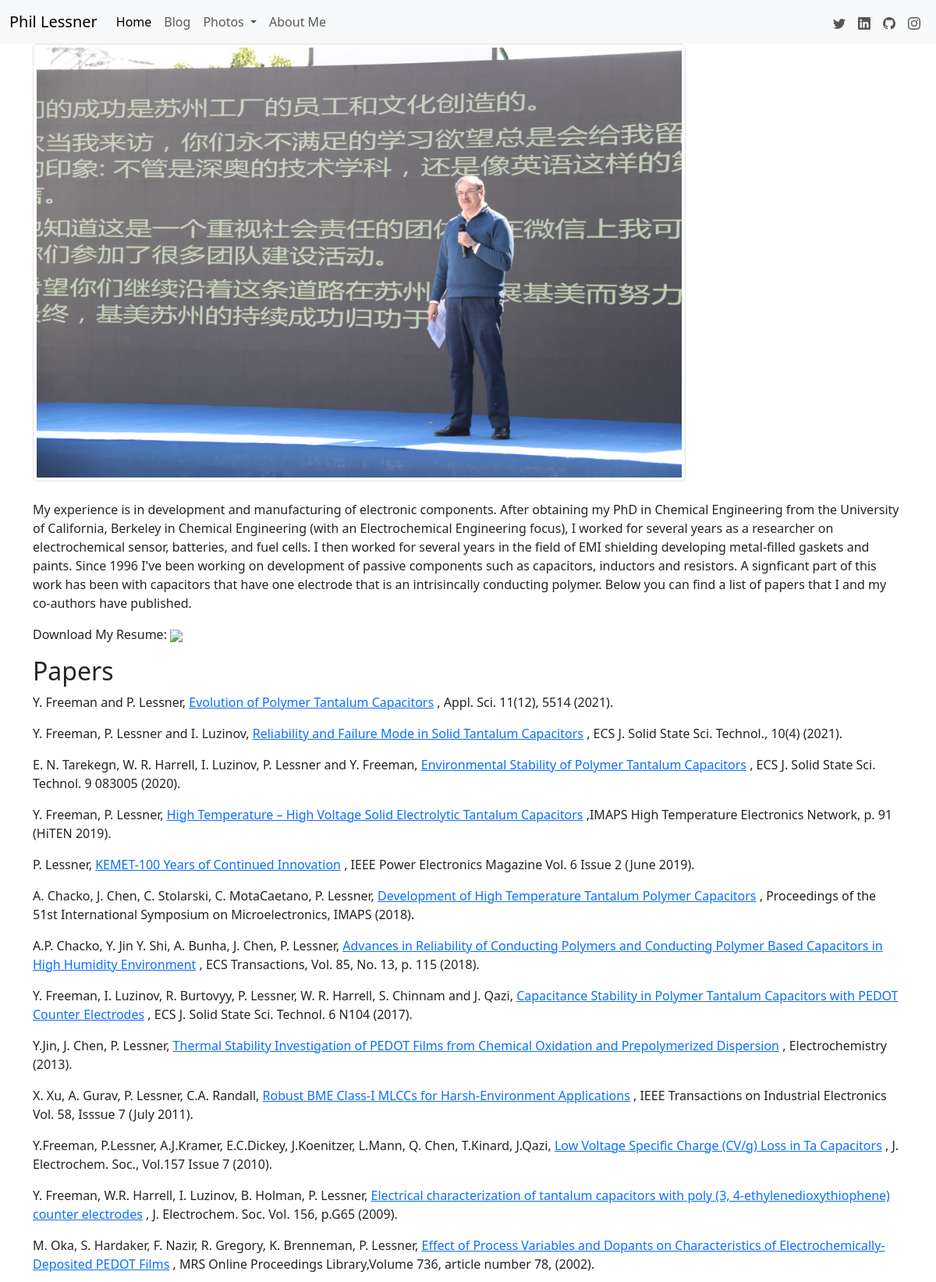
The page /aboutme (upper part) on the database its author committed.
### app/models.py (models this page shows, shortened)
class Base(DeclarativeBase):
    pass

class Reference(Base):
    __tablename__ = "references_table"
    id: Mapped[int] = mapped_column(primary_key=True)
    authors: Mapped[str]
    title: Mapped[str]
    refinfo: Mapped[str]
    date: Mapped[str]
    reflink: Mapped[str]
    reftype: Mapped[str]

### app/routes.py (the view)
@bp.route("/aboutme")
def about_me():
    templateData = {'title': 'About'}
    References = namedtuple('References', ['authors', 'title', 'reference', 'date', 'link', 'type'])
    references = dict()
    stmt = (db.select(Reference.authors, Reference.title,
                      Reference.refinfo, Reference.date,
                      Reference.reflink, Reference.reftype)
                      .select_from(Reference)
                      .where(Reference.reftype == "Paper")
                      .order_by(Reference.date.desc()))
    papers = [References(*row) for row in db.session.execute(stmt).all()]
    stmt = (db.select(Reference.authors, Reference.title,
                      Reference.refinfo, Reference.date,
                      Reference.reflink, Reference.reftype)
                      .select_from(Reference)
                      .where(Reference.reftype == "Patent")
                      .order_by(Reference.date.desc()))
    patents= [References(*row) for row in db.session.execute(stmt).all()]
    stmt = (db.select(Reference.authors, Reference.title,
                      Reference.refinfo, Reference.date,
                      Reference.reflink, Reference.reftype)
                      .select_from(Reference)
                      .where(Reference.reftype == "Presentation")
                      .order_by(Reference.date.desc()))
    presentations = [References(*row) for row in db.session.execute(stmt).all()]
    references.update({"papers": papers, "patents": patents, "presentations": presentations})
    templateData.update(references)
    return render_template('about_me.html', **templateData)

### app/templates/about_me.html (shortened to what this page needs)
{% extends "base.html" %}
{% block content %}
        <div class="container">
            <img src="/static/images/phil_suzhou.jpg" class="img-thumbnail" width="75%" height="75%", alt="Phil Lessner">
        </div>
        <br>
        <div class="container">
            <p>My experience is in development and manufacturing of
                electronic components. After obtaining my PhD in Chemical Engineering from the
                University of California, Berkeley in Chemical Engineering (with an Electrochemical
                Engineering focus), I worked for several years as a researcher on electrochemical sensor, batteries,
                and fuel cells. I then worked for several years in the field of EMI shielding developing metal-filled
                gaskets and paints. Since 1996 I've been working on development of passive components such as capacitors,
                inductors and resistors. A signficant part of this work has been with capacitors that have one
                electrode that is an intrisincally conducting polymer. Below you can find a list of papers that
                I and my co-authors have published.
            </p>
            <p> Download My Resume:
            <a href="{{ url_for('views.download_resume', filename='resume.pdf' )}}"><img src="/static/images/pdf_file_icon.png" height="50"></a>
            </p>
        </div>
        <div class="container">
            {% for paper in papers %}
                {% if loop.first %}
                    <h2>Papers</h2>
                {% endif %}
                <p>  {{ paper.authors }}  <a href= "{{ paper.link }}">  {{ paper.title }}</a>  {{ paper.reference }}
                </p>
            {% endfor %}
        </div>
{% endblock %}

### app/templates/base.html (shortened to what this page needs)
<!DOCTYPE html>
<html lang="en">
    <head>
        <link href="https://cdn.jsdelivr.net/npm/bootstrap@5.3.3/dist/css/bootstrap.min.css" rel="stylesheet">
    </head>
    <body>
        {% include 'navbar.html' %}
        {% block content %}
        {% endblock %}
    </body>
</html>

### app/templates/navbar.html (shortened to what this page needs)
        <nav class="navbar navbar-expand-lg sticky-top bg-light">
      <div class="container-fluid">
        <a class="navbar-brand" href="/">Phil Lessner</a>
        <div class="collapse navbar-collapse" id="navbarSupportedContent">
          <ul class="navbar-nav me-auto mb-2 mb-lg-0">
            <li class="nav-item">
              <a class="nav-link active" aria-current="page" href="{{ url_for('views.home') }}">Home</a>
            </li>
            <li class="nav-item">
              <a class="nav-link" href="{{ url_for('views.blog') }}">Blog</a>
            </li>
            <li class="nav-item dropdown">
          <a class="nav-link dropdown-toggle" href="#" id="navbarDropdown" role="button" data-bs-toggle="dropdown" aria-expanded="false">
            Photos
          </a>
        </li>
            <li class="nav-item">
              <a class="nav-link" href="{{ url_for('views.about_me') }}">About Me</a>
            </li>
          </ul>
             <ul class="navbar-nav ml-auto nav-flex-icons">
            <li class="nav-item me-3 me-lg-0">
                <a href="https://twitter.com/plessner" class="nav-link" target="_blank" rel="noreferrer noopener">
              </a>
            </li>
            <li class="nav-item me-3 me-lg-0">
            <a href="https://www.linkedin.com/in/philiplessner/" class="nav-link" target="_blank" rel="noreferrer noopener">
              </a>
            </li>
            <li class="nav-item me-3 me-lg-0">
                <a href="https://github.com/philiplessner?tab=repositories" class="nav-link" target="_blank" rel="noreferrer noopener">
              </a>
            </li>
            <li class="nav-item me-3 me-lg-0">
                <a href="https://www.instagram.com/pmlessner/" class="nav-link" target="_blank" rel="noreferrer noopener">
              </a>
            </li>
          </ul>
        </div>
      </div>
    </nav>

### rows shown on the page
Reference: shows "Papers", authors "Y. Freeman and P. Lessner,", title "Evolution of Polymer Tantalum Capacitors", reference ", Appl. Sci. 11(12), 5514 (2021)."
Reference: authors "Y. Freeman, P. Lessner and I. Luzinov,", title "Reliability and Failure Mode in Solid Tantalum Capacitors", reference ", ECS J. Solid State Sci. Technol., 10(4) (2021)."
Reference: authors "E. N. Tarekegn, W. R. Harrell, I. Luzinov, P. Lessner and Y. Freeman,", title "Environmental Stability of Polymer Tantalum Capacitors", reference ", ECS J. Solid State Sci. Technol. 9 083005 (2020)."
Reference: authors "Y. Freeman, P. Lessner,", title "High Temperature – High Voltage Solid Electrolytic Tantalum Capacitors", reference ",IMAPS High Temperature Electronics Network, p. 91 (HiTEN 2019)."
Reference: authors "P. Lessner,", title "KEMET-100 Years of Continued Innovation", reference ", IEEE Power Electronics Magazine Vol. 6 Issue 2 (June 2019)."
Reference: authors "A. Chacko, J. Chen, C. Stolarski, C. MotaCaetano, P. Lessner,", title "Development of High Temperature Tantalum Polymer Capacitors", reference ", Proceedings of the 51st International Symposium on Microelectronics, IMAPS (2018)."
Reference: authors "A.P. Chacko, Y. Jin Y. Shi, A. Bunha, J. Chen, P. Lessner,", title "Advances in Reliability of Conducting Polymers and Conducting Polymer Based Capacitors in High Humidity Environment", reference ", ECS Transactions, Vol. 85, No. 13, p. 115 (2018)."
Reference: authors "Y. Freeman, I. Luzinov, R. Burtovyy, P. Lessner, W. R. Harrell, S. Chinnam and J. Qazi,", title "Capacitance Stability in Polymer Tantalum Capacitors with PEDOT Counter Electrodes", reference ", ECS J. Solid State Sci. Technol. 6 N104 (2017)."
Reference: authors "Y.Jin, J. Chen, P. Lessner,", title "Thermal Stability Investigation of PEDOT Films from Chemical Oxidation and Prepolymerized Dispersion", reference ", Electrochemistry (2013)."
Reference: authors "X. Xu, A. Gurav, P. Lessner, C.A. Randall,", title "Robust BME Class-I MLCCs for Harsh-Environment Applications", reference ", IEEE Transactions on Industrial Electronics Vol. 58, Isssue 7 (July 2011)."
Reference: authors "Y.Freeman, P.Lessner, A.J.Kramer, E.C.Dickey, J.Koenitzer, L.Mann, Q. Chen, T.Kinard, J.Qazi,", title "Low Voltage Specific Charge (CV/g) Loss in Ta Capacitors", reference ", J. Electrochem. Soc., Vol.157 Issue 7 (2010)."
Reference: authors "Y. Freeman, W.R. Harrell, I. Luzinov, B. Holman, P. Lessner,", title "Electrical characterization of tantalum capacitors with poly (3, 4-ethylenedioxythiophene) counter electrodes", reference ", J. Electrochem. Soc. Vol. 156, p.G65 (2009)."
Reference: authors "M. Oka, S. Hardaker, F. Nazir, R. Gregory, K. Brenneman, P. Lessner,", title "Effect of Process Variables and Dopants on Characteristics of Electrochemically-Deposited PEDOT Films", reference ", MRS Online Proceedings Library,Volume 736, article number 78, (2002)."
